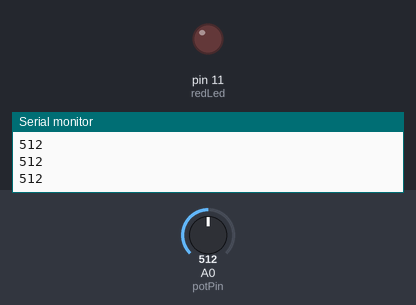
A sketch run on a simulated Arduino Uno, built with avr-gcc and run on an emulated ATmega328P. On the bench: output pins drawn as LEDs (lit = HIGH), the last lines printed to the serial monitor. Inputs (shaded band) come from the test bench; at power-on: A0 (potPin) = 512.

Above: at 1.2 s.
1.3 s: A0 (potPin) set to 793
2.8 s: A0 (potPin) set to 810
At 3.7 s:
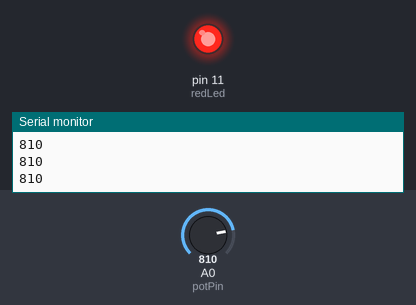
4.4 s: A0 (potPin) set to 790
At 5.1 s:
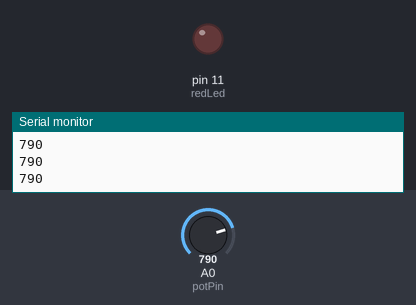
6.0 s: A0 (potPin) set to 900
At 6.5 s:
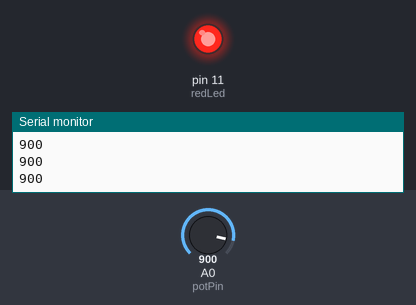
Timing chart, 0 to 8.6 s (numbered marks = the images above; inputs shaded):
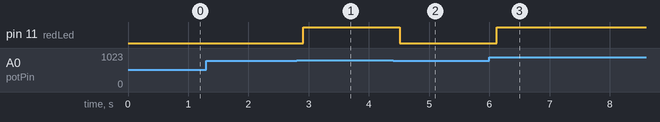

Measured:
- the behaviour switches between 800 and 801 on A0 (potPin) (found by bisection; images 0 and 1)
- after the input at 2.8 s, pin 11 (redLed): LOW → HIGH after 0.11 s
- after the input at 4.4 s, pin 11 (redLed): HIGH → LOW after 0.11 s
- after the input at 6.0 s, pin 11 (redLed): LOW → HIGH after 0.12 s

The sketch:

while_loop1.ino
```cpp
int s_delay = 100;
int potPin = A0;
int redLed = 11;
int potVal;
int ledVal;


void setup() {
pinMode(potPin, INPUT);
pinMode(redLed, OUTPUT);
Serial.begin(9600);
}

void loop() {
 potVal = analogRead(potPin);
 Serial.println(potVal);
 delay(s_delay);

 while(potVal > 800){
  digitalWrite(redLed, HIGH);
  potVal = analogRead(potPin);
  Serial.println(potVal);
  delay(s_delay);
 }
digitalWrite(redLed, LOW);
}
```
